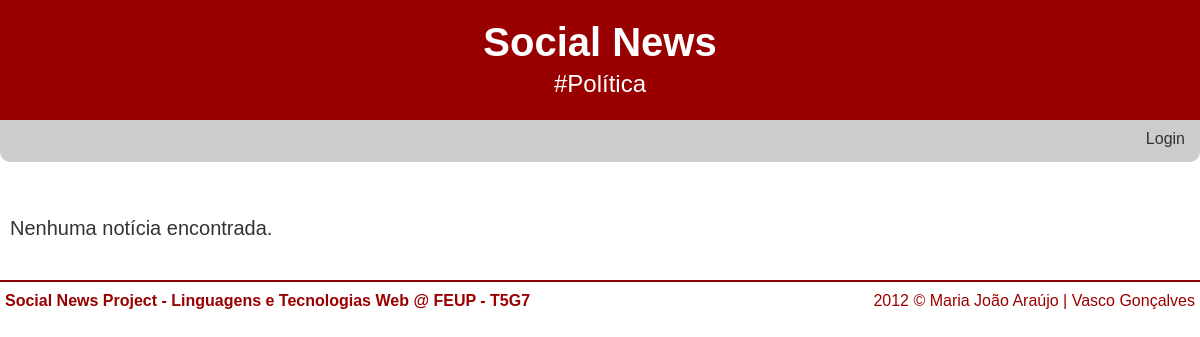
Page /?tag=Política on the earlier database version.
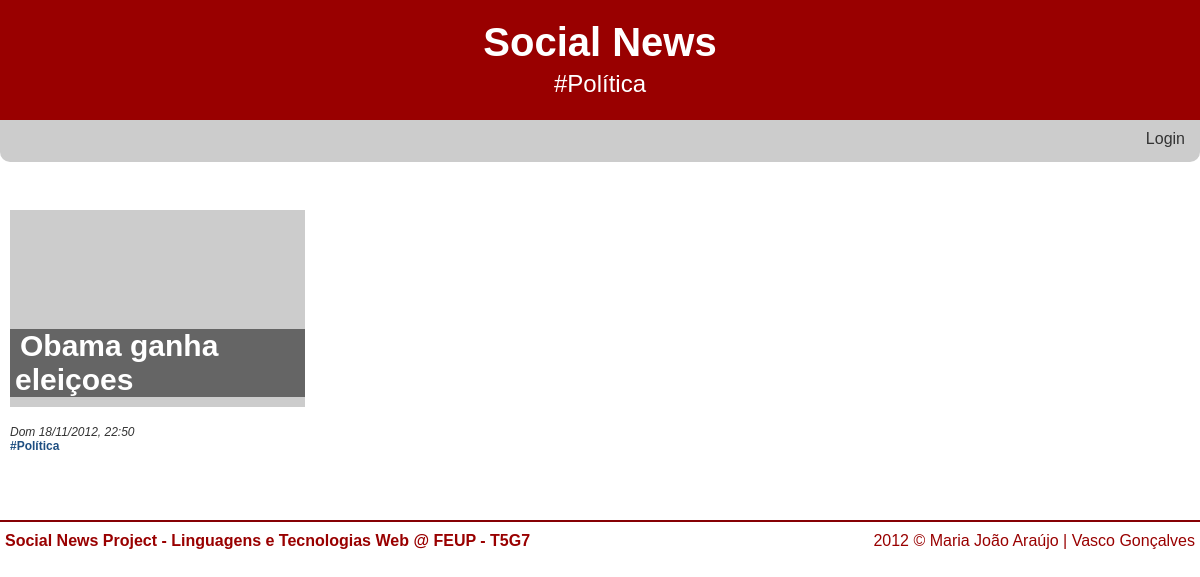
Same page on the later database version.
### tables this page shows
CREATE TABLE 'NEWS' (id integer primary key autoincrement, title text,'date' INTEGER, text text, posted_by text, 'url' TEXT, 'imported_by' TEXT);

### db/news_query.php (called while the page is built, shortened)
<?php
	require_once 'db/db.php';
	if(isset($id) && !empty($id))
	{
		$stmt = $db->prepare('SELECT id, title, date, text, posted_by, imported_by, url, tagname FROM news LEFT JOIN tag ON news.id=tag.news_id where id=:id');
		$stmt->bindparam(':id', $id);
	}
	elseif(isset($tag) && !empty($tag))
	{
		$stmt = $db->prepare('SELECT id, title, date, posted_by, imported_by, tagname FROM news LEFT JOIN tag ON news.id=tag.news_id where news.id in (select news_id from tag where tagname=:tag) ORDER BY id DESC');
		$stmt->bindparam(':tag', $tag);
	}
	elseif(isset($fav) && !empty($fav))
	{
		$stmt = $db->prepare('SELECT id, title, date, posted_by, imported_by, tagname FROM news LEFT JOIN tag ON news.id=tag.news_id LEFT JOIN favorite ON news.id=favorite.news_id where favorite.user_id = :user_id ORDER BY id DESC');
		$stmt->bindparam(':user_id', $_SESSION['user_id']);
	}
	else
	{
		$stmt = $db->prepare('SELECT id, title, date, posted_by, imported_by, tagname FROM news LEFT JOIN tag ON news.id=tag.news_id where news.id in (select id from news order by id desc limit 12 offset :offset) ORDER BY id DESC');
		$stmt->bindparam(':offset', $offset);
	}
	if(!$stmt->execute())
	{
		$error=$db->errorInfo();
		echo "Erro: " . $error[2];
	}
	else
		$news = $stmt->fetchAll();
?>

### common/functions.php (the view, shortened to what this page needs)
<?php
	function loggedIn() {
		return isset($_SESSION['username']);
	}
	function displayDate($date)
	{
		switch(date('N',$date))
		{
			case 7:
				$dayofweek = 'Dom';
				break;
		}
        return $dayofweek." ".date('d/m/Y, H:i', $date);
	}
	function showAllNews($news)
	{
		foreach($news as $i=>$row) {
			if($row['id']==$news[$i-1]['id'])
				echo " <a href=\"./?tag=".$row['tagname']."\">#".$row['tagname']."</a>";
			else
			{
				$title = (strlen($row['title']) > 30) ? substr($row['title'],0,27).'...' : $row['title'];
				  echo "<div class=\"noticia_index\">
				  <h3><a href=\"./?id=".$row['id']."\">".stripslashes($title)."</a></h3>
				  <a href=\"./?id=".$row['id']."\"><img src=\"http://lorempixel.com/300/200/?dummy=".rand()."\" alt=\"300x200\"></a>
				  <div class=\"newsdetails\">
					<br />";
				echo displayDate($row['date']);
				if($row['tagname']!="")
				  echo "</div><div class=\"newstags\"><a href=\"./?tag=".stripslashes($row['tagname'])."\">#".stripslashes($row['tagname'])."</a>";
			}
			if($row['id']!=$news[$i+1]['id']) {
				echo   "</div>";
				echo "</div>";
			}
		}
	}
	function showHeader($subtitle)
	{
		echo "<div id=\"cabecalho\">";
		echo "<a href=\"./\"><h1>Social News</h1></a>";
		if(!empty($subtitle))
			echo "<h2>".$subtitle."</h2>";
		echo "</div>";
	}
	function showFooter()
	{
		echo "<div id=\"rodape\">
				<p>Social News Project - Linguagens e Tecnologias Web @ FEUP - T5G7</p>
				<div class=copyright>2012 © Maria João Araújo | Vasco Gonçalves</div>
			</div>";
	}
	function showLoginMenu()
	{
		echo "<ul class=\"login\">";
		if(loggedIn())
			echo "<li id=username userid=".$_SESSION['user_id'].">Bem-vindo <a href=ver_perfil_utilizador.php?id=".$_SESSION['user_id'].">".$_SESSION['username']."</a></li><li><a href=\"logout.php\">Logout</a></li>";
		else
			echo "<li><a href=\"login.php\">Login</a></li>";
		echo "</ul>";
	}
?>

### index.php (shortened to what this page needs)
<?php
	require_once 'common/functions.php';
	$id = (int)$_GET['id'];
	$tag = $_GET['tag'];
	$p = (int)$_GET['p'];
	$fav = (int)$_GET['fav'];
	$offset = $p*12;
	require_once 'db/news_query.php';
?>
<!DOCTYPE html>
<html>
	<head>
		<link rel="stylesheet" href="common/style.css">
	</head>
	<body>
<?php
	if(!empty($tag))
		showHeader('#'.$tag);
	elseif(!empty($fav))
		showHeader('Favoritos');
	else
		showHeader('');
?>
		<div id="menu">
			<ul>
<?php
	if(loggedIn())
	{
		echo "<a href=\"./\"><img src=\"common/home.png\"></a><li><a href=\"./?fav=1\">Meus favoritos</a></li>";
		if((editor() || admin()))
		{
			echo "<li><a href=\"nova_noticia.php\">Inserir notícia</a></li>";
		}
		if(admin())
		{
			echo "<li><a href=\"procurar_utilizador.php\">Gerir utilizadores</a></li>".
			"<li><a href=\"gerir_servidor.php\">Gerir servidores</a></li>".
			"<li><a href=\"obter_noticias.php\">Obter notícias</a></li>";
		}
	}
	else
	{
		echo "<li></li>";
	}
	echo "</ul>";
	showLoginMenu();
	echo "</div>";
?>
		<div id="conteudo">
<?php
	if(count($news)==0)
		echo "<h5>Nenhuma notícia encontrada.</h5>";
	else {
		if(!empty($id))
			showNewsId($news,$db);
		else{
			showAllNews($news);
		}
	}
	echo "</div>";
	showFooter();
?>
	</body>
</html>

### common/style.css (style rules this page uses)
html { overflow-y: scroll; }
body { font-family: Century Gothic, sans-serif; margin: 0px auto; padding: 0; color: #333333; border-color: #3b8eb5; background-color: white; min-width: 1200px; }
div#cabecalho { text-align:center; padding: 15px 0px; background-color: #990000; color: white; width: 100%; height: 90px; }
div#cabecalho h1 { margin-top: 5px; margin-bottom: 5px; font-size: 40px; }
div#cabecalho h2 { margin: 0; color: white; font-weight: normal; }
div#cabecalho a { color: white; text-decoration: none; }
div#menu { position: relative; background-color: #ccc; padding: 10px; margin: 0 auto; margin-bottom: 25px; height: 22px; width: 1180px; border-bottom-left-radius: 10px; border-bottom-right-radius: 10px; }
div#menu ul { padding-left: 0; margin: 0; display: inline; }
div#menu li { display: inline; border-right: solid; border-width: 2px; border-color: white; padding: 0px 5px; }
div#menu li:last-child { border-right: none; }
div#menu ul.login { float: right; }
a { color: #333333; text-decoration:none; }
div#conteudo { margin: 10px auto; padding: 10px 10px; background-color: white; height: 100%; width: 1180px; }
div#conteudo h3 { margin: 0; margin-bottom: 10px; font-size: 30px; }
div.noticia_index { position: relative; margin-top: 13px; display: inline-table; width: 25%; height: 290px; background-color: white; }
div.noticia_index img { width: 100%; }
div.noticia_index>h3 { display: inline-block; position: absolute; width: 285px; left: 0; bottom: 93px; padding: 0 5px; word-wrap: break-word; background-color: rgba(0, 0, 0, 0.5); }
div.noticia_index>h3>a { color: white; margin-left: 5px; }
div.newsdetails { clear: both; font-size: 12px; font-style: italic; }
div.newstags { font-size: 12px; font-weight: bold; color: #1F4F82; }
div.newstags a { color: #1F4F82; }
div.noticia_index>div.newstags { white-space: nowrap; text-overflow: ellipsis; overflow: hidden; width: 285px; }
div#rodape { margin: 0 auto; padding: 5px 0; background-color: white; color: #990000; width: 1200px; clear: both; border-top: 2px solid #860004; }
div#rodape p { float:left; margin: 5px; font-weight: bold; }
div#rodape div.copyright { float: right; margin: 5px; }
div#conteudo h5 { margin-top:20px; margin-bottom:20px; font-size:20px; font-weight: normal !important; }

Differences in the rows shown:
added news: title "Obama ganha eleiçoes", date "Dom 18/11/2012, 22:50", tagname "Política"
Other differences:
text no longer shown: "Nenhuma notícia encontrada."
